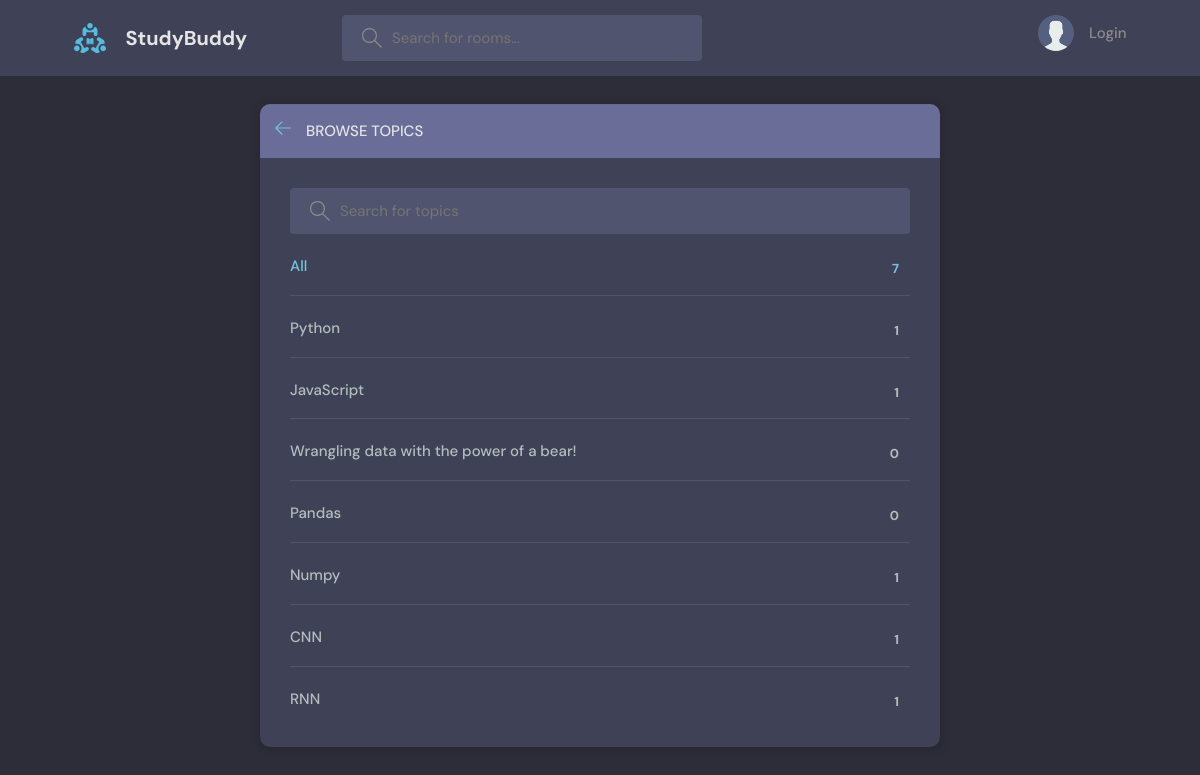
Page /topics/ on the committed database.
### base/models.py (models this page shows, shortened)
class Topic(models.Model):
      name = models.CharField(max_length=200)

### base/views.py (the view)
# urls.py: path('topics/', views.topicsPage, name="topics"),
def topicsPage(request):
    q = request.GET.get('q') if request.GET.get('q') != None else ''
    topics = Topic.objects.filter(name__icontains=q)
    return render(request, 'base/topics.html', {'topics': topics})

### base/templates/base/topics.html (shortened to what this page needs)
{% extends 'main.html' %}
{% block content %}
    <main class="create-room layout">
      <div class="container">
        <div class="layout__box">
          <div class="layout__boxHeader">
            <div class="layout__boxTitle">
              <a href="{% url 'home' %}">
                <svg version="1.1" xmlns="http://www.w3.org/2000/svg" width="32" height="32" viewBox="0 0 32 32">
                  <title>arrow-left</title>
                  <path
                    d="M13.723 2.286l-13.723 13.714 13.719 13.714 1.616-1.611-10.96-10.96h27.625v-2.286h-27.625l10.965-10.965-1.616-1.607z"
                  ></path>
                </svg>
              </a>
              <h3>Browse Topics</h3>
            </div>
          </div>
          <div class="topics-page layout__body">
            <form action= "" method="GET" class = "header__search">
              <label>
                <input name= "q" placeholder= "Search for topics" />
              </label>
            </form>
            <ul class="topics__list">
              <li>
                <a href="{% url 'topics' %}" class="active">All <span>{{topics.count}}</span></a>
              </li>
              {% for topic in topics %}
              <li>
                <a href="{% url 'home' %}?q={{topic.name}}">{{topic.name}} <span>{{topic.room_set.all.count}}</span></a>
              </li>
              {% endfor %}
            </ul>
          </div>
        </div>
      </div>
    </main>
{% endblock content %}

### static/styles/style.css (style rules this page uses)
:root { --color-main: #71c6dd; --color-main-light: #e1f6fb; --color-dark: #3f4156; --color-dark-medium: #51546e; --color-dark-light: #696d97; --color-light: #e5e5e5; --color-gray: #8b8b8b; --color-light-gray: #b2bdbd; --color-bg: #2d2d39; --color-success: #5dd693; --color-error: #fc4b0b; }
* { font-family: "DM Sans", -apple-system, BlinkMacSystemFont, "Segoe UI", Roboto, Oxygen, Ubuntu, Cantarell, "Open Sans", "Helvetica Neue", sans-serif; margin: 0; padding: 0; box-sizing: border-box; text-rendering: optimizeLegibility; font-size: inherit; }
html { font-size: 56.25%; }
@media only screen and (min-width: 1200px) { html { font-size: 62.5%; } }
body { line-height: 1.6; font-weight: 400; font-size: 1.5rem; color: var(--color-light-gray); background-color: var(--color-bg); min-height: 100vh; }
a { display: inline-block; color: var(--color-main); text-decoration: none; }
.container { max-width: 120rem; width: 90%; margin: auto; }
.header__search > label { background-color: var(--color-dark-medium); padding: 1.3rem 1rem; display: flex; align-items: center; gap: 1rem; border-radius: 4px; }
.header__search svg { fill: var(--color-gray); width: 2rem; height: 2rem; margin-left: 1rem; }
.header__search input { width: 30rem; background: transparent; border: none; outline: none; color: var(--color-light); }
.layout { margin-top: 2.4rem; }
.layout > .container { display: flex; justify-content: space-between; align-items: flex-start; }
.layout__box { width: 90%; max-width: 48rem; min-height: 40rem; position: absolute; top: 50%; left: 50%; transform: translate(-50%, -46%); background-color: var(--color-dark); border-radius: 1rem; box-shadow: 1px 1px 6px 3px rgba(0, 0, 0, 0.1); overflow: hidden; }
.layout__boxHeader { display: flex; padding: 1.5rem; background-color: var(--color-dark-light); }
.layout__boxTitle { display: flex; gap: 1.5rem; align-items: center; }
.layout__boxTitle h3 { text-transform: uppercase; font-weight: 500; color: var(--color-light); }
.layout__boxTitle svg { width: 1.6rem; height: 1.6rem; fill: var(--color-main); }
.layout__body { margin: 3rem; }
.topics__list { list-style: none; }
.topics__list li a { display: flex; justify-content: space-between; margin-bottom: 3rem; font-weight: 500; color: var(--color-light-gray); transition: all 0.3s ease-in-out; }
.topics__list li a.active, .topics__list li a:hover { color: var(--color-main); }
.topics__list li a span { padding: 0.5rem 1rem; background-color: var(--color-dark); border-radius: 3px; font-size: 1.3rem; font-weight: 700; letter-spacing: 1px; }
.topics-page .topics__list li:not(:last-child) a { margin: 2rem 0; padding-bottom: 1rem; text-decoration: none; border-bottom: 1px solid var(--color-dark-medium); }
.topics-page .header__search { display: block; }
.create-room.layout .layout__box { max-width: 68rem; }

### rows in the picture
Topic: name "Python", room_set.all.count "1"
Topic: name "JavaScript", room_set.all.count "1"
Topic: name "Wrangling data with the power of a bear!", room_set.all.count "0"
Topic: name "Pandas", room_set.all.count "0"
Topic: name "Numpy", room_set.all.count "1"
Topic: name "CNN", room_set.all.count "1"
Topic: name "RNN", room_set.all.count "1"

### other values in the picture
{{ topics.count }} "7"
